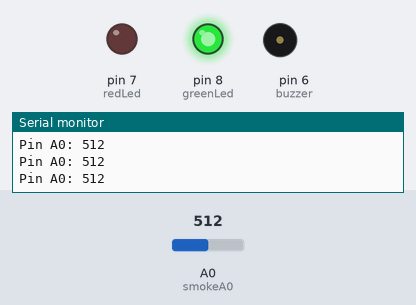
Simulated run of this sketch. Board: Arduino Uno, built with avr-gcc and run on an emulated ATmega328P. Shown: output pins drawn as LEDs (lit = HIGH), buzzer (waves = sounding), the last lines printed to the serial monitor. Inputs (shaded band) come from the test bench; at power-on: A0 (smokeA0) = 512.

Above: at 1.3 s.
1.4 s: A0 (smokeA0) set to 635
2.9 s: A0 (smokeA0) set to 658
At 4.0 s:
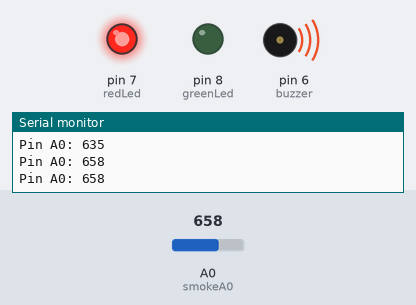
4.5 s: A0 (smokeA0) set to 640
At 5.1 s:
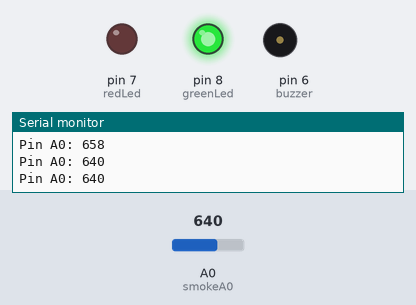
6.0 s: A0 (smokeA0) set to 660
At 6.4 s:
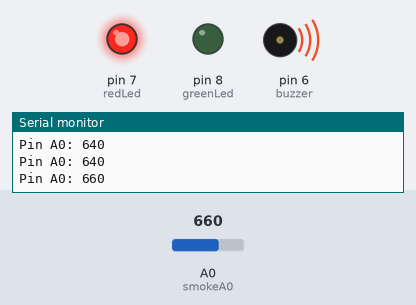
Timing chart, 0 to 8.5 s (numbered marks = the images above; inputs shaded):
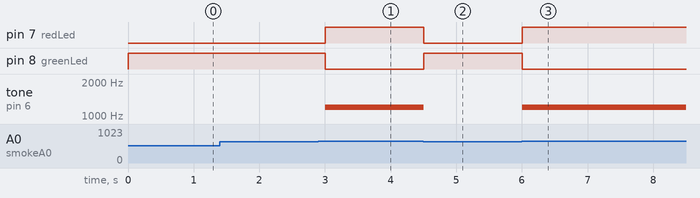

Measured:
- the behaviour switches between 650 and 651 on A0 (smokeA0) (found by bisection; images 0 and 1)
- after the input at 2.9 s, pin 7 (redLed): LOW → HIGH after 0.10 s; pin 8 (greenLed): HIGH → LOW after 0.10 s; tone on pin 6 (buzzer): silent → 1200 Hz after 0.10 s
- after the input at 4.5 s, pin 7 (redLed): HIGH → LOW at once; pin 8 (greenLed): LOW → HIGH at once; tone on pin 6 (buzzer): 1200 Hz → silent at once
- after the input at 6.0 s, pin 7 (redLed): LOW → HIGH at once; pin 8 (greenLed): HIGH → LOW at once; tone on pin 6 (buzzer): silent → 1200 Hz at once

The sketch:

01_SmokeDetector.ino
```cpp
int redLed = 7;
int greenLed = 8;
int buzzer = 6;
int smokeA0 = A0;
// Your threshold value
int sensorThres = 650; // untuk nilai sensor mq2

void setup() {
  pinMode(redLed, OUTPUT);
  pinMode(greenLed, OUTPUT);
  pinMode(buzzer, OUTPUT);
  pinMode(smokeA0, INPUT);
  Serial.begin(9600);
}

void loop() {
  int analogSensor = analogRead(smokeA0);

  Serial.print("Pin A0: ");
  Serial.println(analogSensor);
  // Checks if it has reached the threshold value
  if (analogSensor > sensorThres)
  {
    digitalWrite(redLed, HIGH);
    digitalWrite(greenLed, LOW);
    tone(buzzer, 1200);;
  }
  else
  {
    digitalWrite(redLed, LOW);
    digitalWrite(greenLed, HIGH);
noTone(buzzer);
  }
  delay(500);
}
```
